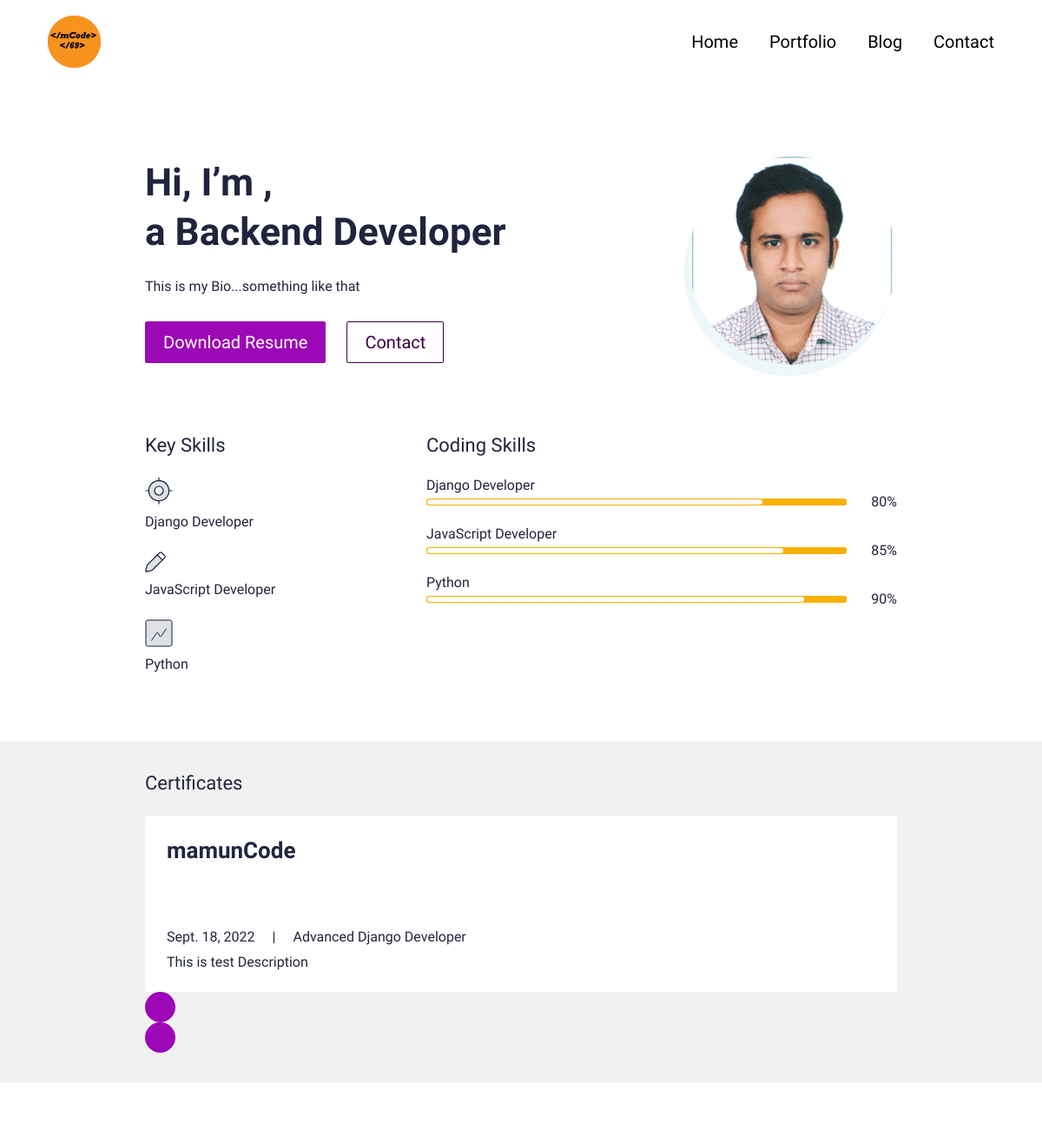
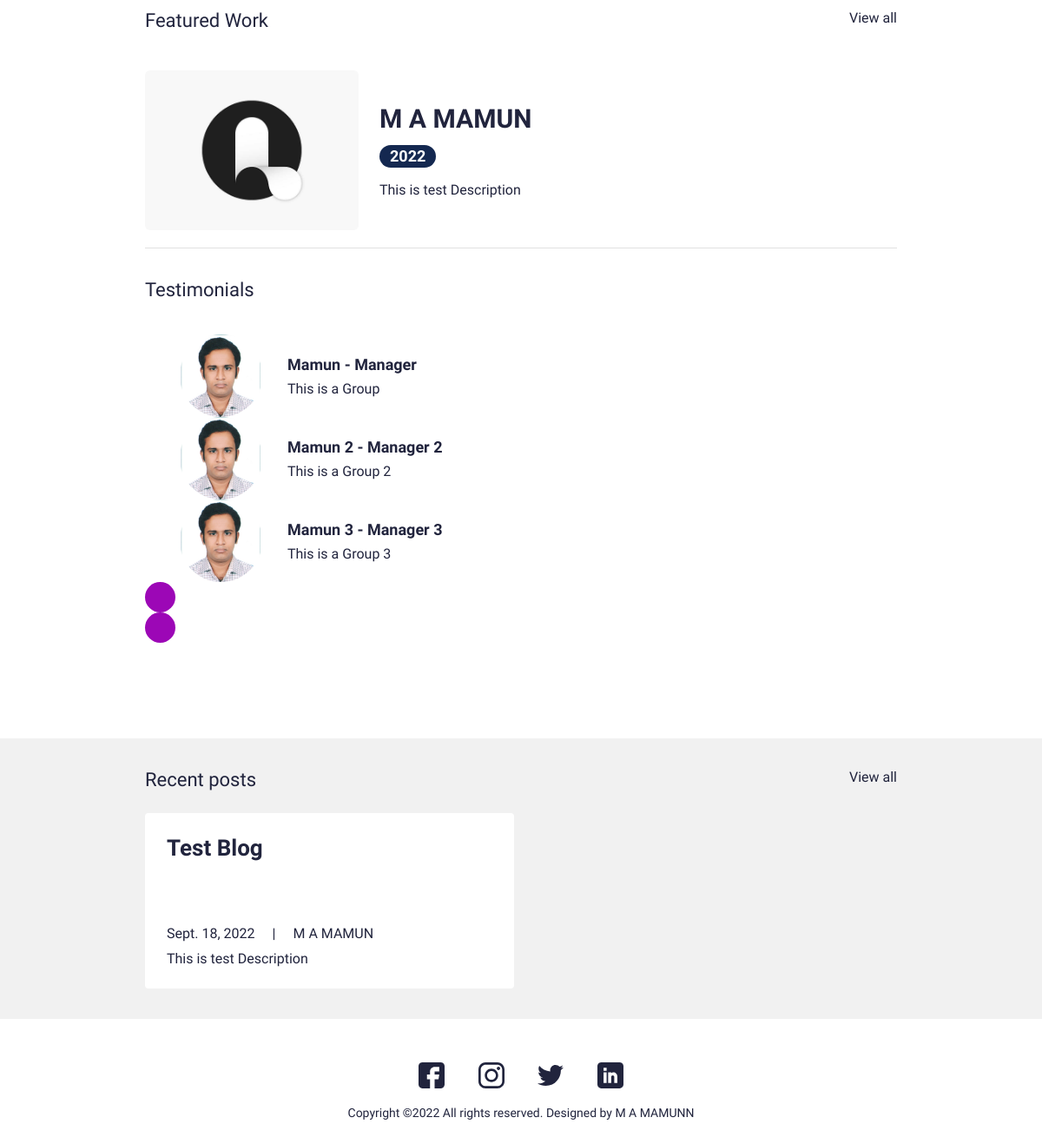
The page / on the database its author committed (2 pictures, top to bottom).
### main/models.py (models this page shows, shortened)
class UserProfile(models.Model):
    class Meta:
        verbose_name_plural = 'User Profiles'
        verbose_name = 'User Profile'
    user = models.OneToOneField(User, on_delete=models.CASCADE)
    avatar = models.ImageField(blank=True, null=True, upload_to="avatar")
    title = models.CharField(max_length=200, blank=True, null=True)
    bio = models.TextField(blank=True, null=True)
    skills = models.ManyToManyField(Skill, blank=True)
    cv = models.FileField(blank=True, null=True, upload_to="cv")

class Skill(models.Model):
    class Meta:
        verbose_name_plural = 'Skills'
        verbose_name = 'Skill'
    name = models.CharField(max_length=20, blank=True, null=True)
    score = models.IntegerField(default=80, blank=True, null=True)
    image = models.FileField(blank=True, null=True, upload_to="skills")
    is_key_skill = models.BooleanField(default=False)

class Certificate(models.Model):
    class Meta:
        verbose_name_plural = 'Certificates'
        verbose_name = 'Certificate'
    date = models.DateTimeField(blank=True, null=True)
    name = models.CharField(max_length=50, blank=True, null=True)
    title = models.CharField(max_length=200, blank=True, null=True)
    description = models.CharField(max_length=500, blank=True, null=True)
    is_active = models.BooleanField(default=True)

class Portfolio(models.Model):
    class Meta:
        verbose_name_plural = 'Portfolio Profiles'
        verbose_name = 'Portfolio'
        ordering = ["name"]
    date = models.DateTimeField(blank=True, null=True)
    name = models.CharField(max_length=200, blank=True, null=True)
    description = models.CharField(max_length=500, blank=True, null=True)
    body = RichTextField(blank=True, null=True)
    image = models.ImageField(blank=True, null=True, upload_to="portfolio")
    slug = models.SlugField(null=True, blank=True)
    is_active = models.BooleanField(default=True)

class Testimonial(models.Model):
    class Meta:
        verbose_name_plural = 'Testimonials'
        verbose_name = 'Testimonial'
        ordering = ["name"]
    thumbnail = models.ImageField(blank=True, null=True, upload_to="testimonials")
    name = models.CharField(max_length=200, blank=True, null=True)
    role = models.CharField(max_length=200, blank=True, null=True)
    quote = models.CharField(max_length=500, blank=True, null=True)
    is_active = models.BooleanField(default=True)

class Blog(models.Model):
    class Meta:
        verbose_name_plural = 'Blog Profiles'
        verbose_name = 'Blog'
        ordering = ["timestamp"]
    timestamp = models.DateTimeField(auto_now_add=True)
    author = models.CharField(max_length=200, blank=True, null=True)
    name = models.CharField(max_length=200, blank=True, null=True)
    description = models.CharField(max_length=500, blank=True, null=True)
    body = RichTextField(blank=True, null=True)
    slug = models.SlugField(null=True, blank=True)
    image = models.ImageField(blank=True, null=True, upload_to="blog")
    is_active = models.BooleanField(default=True)

### main/views.py (the view)
# urls.py: path('', views.IndexView.as_view(), name="home"),
class IndexView(generic.TemplateView):
	template_name = "main/index.html"
	def get_context_data(self, **kwargs):
		context = super().get_context_data(**kwargs)
		testimonials = Testimonial.objects.filter(is_active=True)
		certificates = Certificate.objects.filter(is_active=True)
		blogs = Blog.objects.filter(is_active=True)
		portfolio = Portfolio.objects.filter(is_active=True)
		context["testimonials"] = testimonials
		context["certificates"] = certificates
		context["blogs"] = blogs
		context["portfolio"] = portfolio
		return context

### myProtfolio/context_processors.py (called while the page is built)
def project_context(request):
    context = {
        'me': User.objects.first(),
    }
    return context

### main/templates/main/index.html (shortened to what this page needs)
{% extends 'main/base.html' %}
{% load static %}
{% block content %}
<section>
  <div class="bannerSection">
    <div class="container">
      <div class="row g-4 g-md-3  align-items-center">
        <div class="col-md-auto order-md-last">
          <div class="bannerUserImg">
            <img src="{{me.userprofile.avatar.url}}" alt="{{me.first_name|title}} {{me.last_name|title}} avatar">
          </div>
        </div>
        <div class="col-md">
          <div class="bannerContent">
            <h1 class="xlTitle pb-3">Hi, I’m {{me.first_name|title}}, <br> a {{me.userprofile.title}} </br></h1>
            <p>{{me.userprofile.bio}}</p>
            <div class="bannerBtnCol">
              <div class="row">
                <div class="col-auto">
                  <a download href="{{me.userprofile.cv.url}}" class="btn btnPrimary">Download Resume</a>
                </div>
                <div class="col-auto">
                  <a href="{% url 'main:contact' %}" class="btn btnOutline">Contact</a>
                </div>
              </div>
            </div>
          </div>
        </div>
      </div>
    </div>
  </div>
</section>
<section>
  <div class="sectionSpace pt-0">
    <div class="container">
      <div class="row">
        <div class="col-md-auto">
          <div class="keySkillCol">
            <h4 class="smTitle pb-3">Key Skills</h4>
            {% for sk in me.userprofile.skills.all %}
            {% if sk.is_key_skill %}
            <div class="keySkillCard">
              {% if sk.image %}
              <div class="ksIconCol">
                <img src="{{sk.image.url}}" alt="...">
              </div>
              {% endif %}
              <span class="ksText">{{sk.name}}</span>
            </div>
            {% endif %}
            {% endfor %}
          </div>
        </div>
        <div class="col-md">
          <h4 class="smTitle pb-3">Coding Skills</h4>
          <div class="progressCol">
            <div class="progressCard">
              {% for sk in me.userprofile.skills.all %}
              {% if sk.is_key_skill %}
              <div class="progressCol">
                <span class="progressLbl">{{sk.name}}</span>
                <div class="row g-2 align-items-center">
                  <div class="col">
                    <div class="progress progressStyle">
                      <div class="progress-bar" role="progressbar" style="width: {{sk.score}}%" aria-valuenow="{{sk.score}}" aria-valuemin="0" aria-valuemax="100"></div>
                    </div>
                  </div>
                  <div class="col-auto">
                    <span class="pLbl">{{sk.score}}%</span>
                  </div>
                </div>
              </div>
              {% endif %}
              {% endfor %}
            </div>
          </div>
        </div>
      </div>
    </div>
  </div>
</section>
<section>
  <div class="sectionSpaceSm lightBg">
    <div class="container">
      <div class="row pb-3">
        <div class="col">
          <h4 class="smText regular">Certificates</h4>
        </div>
      </div>
      <div class="sliderOuter">
        <div class="swiper certificatesSlider">
          <div class="swiper-wrapper">
            {% for c in certificates %}
            {% if c.is_active %}
            <div class="swiper-slide">
              <div class="cardStyle1">
                <h4 class="mdTitle cs1Title">
                  <a href="javascript:void(0)">{{c.title}}</a>
                </h4>
                <ul class="cardOptionCol">
                  <li>{{c.date.date}}</li>
                  <li>{{c.name|title}}</li>
                </ul>
                <p>{{c.description}}</p>
              </div>
            </div>
            {% endif %}
            {% endfor %}
          </div>
        </div>
        <div class="cert-swiper-button-next swiper-button-next swiperBtnStyle"></div>
        <div class="cert-swiper-button-prev swiper-button-prev swiperBtnStyle"></div>
      </div>
    </div>
  </div>
</section>
<section>
  <div class="sectionSpace">
    <div class="container">
      <div class="portfolioCol">
        <div class="row pb-3">
          <div class="col">
            <h4 class="smText regular">Featured Work</h4>
          </div>
          <div class="col-auto">
            <a href="{% url 'main:portfolios' %}" class="simpleLink">View all</a>
          </div>
        </div>
        {% for p in portfolio %}
        {% if p.is_active %}
        <div class="portfolioCard">
          <div class="row g-4 align-items-center">
            <div class="col-md-auto">
              <div class="portfolioImgCol">
                <a href="{% url 'main:portfolio' slug=p.slug %}"><img src="{{p.image.url}}" alt="..."></a>
              </div>
            </div>
            <div class="col-md">
              <div class="portfolioContentCol">
                <h4 class="lgTitle"><a href="{% url 'main:portfolio' slug=p.slug %}">{{p.name}}</a></h4>
                <ul class="portfolioOption">
                  <li><span class="dateLbl">{{p.date.year}}</span></li>
                </ul>
                <p>{{p.description}}</p>
              </div>
            </div>
          </div>
        </div>
        {% endif %}
        {% endfor %}
      </div>
      <div class="testimonialCol">
        <h4 class="smText regular d-block">Testimonials</h4>
        <div class="testimonialSlider">
          <div class="swiper testimonialSwiper">
            <div class="swiper-wrapper">
              {% for t in testimonials %}
              {% if t.is_active %}
              <div class="swiper-slide">
                <div class="testimonialCard">
                  <div class="row align-items-center">
                    <div class="col-sm-auto">
                      <div class="tImgCol">
                        <img src="{{t.thumbnail.url}}" alt="...">
                      </div>
                    </div>
                    <div class="col-sm">
                      <div class="tContentCol">
                        <h4 class="xsTitle bold">{{t.name}} - {{t.role}}</h4>
                        <p>{{t.quote}}</p>
                      </div>
                    </div>
                  </div>
                </div>
              </div>
              {% endif %}
              {% endfor %}
            </div>
            <div class="test-swiper-button-next swiper-button-next swiperBtnStyle"></div>
            <div class="test-swiper-button-prev swiper-button-prev swiperBtnStyle"></div>
          </div>
        </div>
      </div>
    </div>
  </div>
</section>
<section>
  <div class="sectionSpaceSm lightBg">
    <div class="container">
      <div class="row pb-3">
        <div class="col">
          <h4 class="smText regular">Recent posts</h4>
        </div>
        <div class="col-auto">
          <a href="{% url 'main:blogs' %}" class="simpleLink">View all</a>
        </div>
      </div>
      <div class="row g-3">
      {% for b in blogs %}
      {% if b.is_active %}
        <div class="col-lg-6">
          <div class="cardStyle1">
            <h4 class="mdTitle cs1Title"><a href="{% url 'main:blog' slug=b.slug %}">{{b.name}}</a></h4>
            <ul class="cardOptionCol">
              <li>{{b.timestamp.date}}</li>
              <li>{{b.author}}</li>
            </ul>
            <p>{{b.description}}</p>
          </div>
        </div>
        {% endif %}
        {% endfor %}
      </div>
    </div>
  </div>
</section>
{% endblock %}

### main/templates/main/base.html (shortened to what this page needs)
{% load static %}
<!doctype html>
<html lang="en">
  <head>
    <link href="{% static 'css/bootstrap.min.css' %}" rel="stylesheet">
    <link rel="stylesheet" href="https://unpkg.com/swiper@7.0.5/swiper-bundle.min.css">
    <link href="{% static 'css/style.css' %}" rel="stylesheet">
  </head>
  <body>
    {% include 'main/partials/nav.html' %}
    {% block content %}
    {% endblock %}
    {% include 'main/partials/footer.html' %}
  </body>
</html>

### main/templates/main/partials/nav.html (shortened to what this page needs)
{% load static %}
<header>
    <div class="headerCol">
    <div class="container-fluid">
        <div class="row align-items-center">
        <div class="col-auto">
            <div class="logoCol"><a href="{% url 'main:home' %}"><img src="{% static 'images/logos.png' %}" alt="..."></a></div>
        </div>
        <div class="col">
            <div class="navCollapseCol">
            <div class="navCol">
                <ul>
                <li><a href="{%url 'main:home'%}">Home</a></li>
                <li><a href="{%url 'main:portfolios' %}">Portfolio</a></li>
                <li><a href="{% url 'main:blogs' %}">Blog</a></li>
                <li><a href="{%url 'main:contact'%}">Contact</a></li>
                </ul>
            </div>
            </div>
        </div>
        </div>
    </div>
    </div>
</header>

### main/templates/main/partials/footer.html
{% load static %}
<footer>
    <div class="footerCol">
    <div class="container">
        <ul class="socialCol">
        <li><a href="javascript:void(0)"><img src="{% static 'images/fb.svg' %}" alt="..."></a></li>
        <li><a href="javascript:void(0)"><img src="{% static 'images/insta.svg' %}" alt="..."></a></li>
        <li><a href="javascript:void(0)"><img src="{% static 'images/twitter.svg' %}" alt="..."></a></li>
        <li><a href="javascript:void(0)"><img src="{% static 'images/linkedin.svg' %}" alt="..."></a></li>
        </ul>
        <div class="copyrightCol">
        <p>Copyright ©{% now 'Y' %} All rights reserved. Designed by <a href="https://www.linkedin.com/in/m-a-mamun-069/" target="_blank">M A MAMUNN</a></p>
        </div>
    </div>
    </div>
</footer>

### rows shown on the page
Skill: image (picture), name "Django Developer", score "80"
Skill: image (picture), name "JavaScript Developer", score "85"
Skill: image (picture), name "Python", score "90"
Certificate: title "mamunCode", date "Sept. 18, 2022", name "Advanced Django Developer", description "This is test Description"
Portfolio: image (picture), name "M A MAMUN", date.year "2022", description "This is test Description"
Testimonial: thumbnail (picture), name "Mamun", role "Manager", quote "This is a Group"
Testimonial: thumbnail (picture), name "Mamun 2", role "Manager 2", quote "This is a Group 2"
Testimonial: thumbnail (picture), name "Mamun 3", role "Manager 3", quote "This is a Group 3"
Blog: name "Test Blog", timestamp "Sept. 18, 2022", author "M A MAMUN", description "This is test Description"

### other values the page prints
{{ me.userprofile.title }} "Backend Developer"
{{ me.userprofile.bio }} "This is my Bio...something like that"
